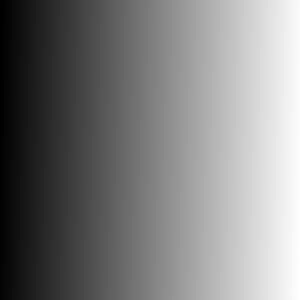
#> input picture gradient.png, 300 x 300 px
$ python 'Threshold functions.py'
#> lines starting #> are read from the running program, lines starting #| are printed output that depends on the picture; after the words box and inside, x2 and y2 are one past the last pixel; in counts of white or black regions, pixels touching at a corner belong together
import cv2
import numpy
from matplotlib import pyplot as plt

img = cv2.imread('gradient.png') #read the image
#> img is the input picture: shape (300, 300, 3); mean B, G, R 126.5, 126.5, 126.5
img = cv2.cvtColor(img,cv2.COLOR_BGR2RGB)
gray = cv2.cvtColor(img, cv2.COLOR_RGB2GRAY)


def thresh_binary(T1, image1): # we make our own function
#> called with T1 = 127
    copy1 = numpy.array(image1)  # we create the copy of our image
    length = copy1.shape[0]    #this gives the no of rows
#> length = 300
    width = copy1.shape[1]     #this gives the no of columns
#> width = 300
    for y in range(0,length):   # for the yth row in all the rows
        for x in range(0, width ): # for the xth row in all the columns
            if copy1[y,x] >=T1:     # copy[y,x] = one pixel this basically compares all the pixel values with threshold
                copy1[y, x] = 255    # if pixel value greater than thresh  than make  it white
            else:
                copy1[y,x] = 0   # less than tresh make it dark
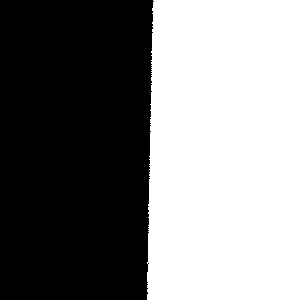
#> copy1: shape (300, 300); 50% white; 1 black region, box (x1, y1, x2, y2) and area: (0, 0, 154, 300) 44979
    return copy1

def thresh_binary_inverse(T1, image1):
#> called with T1 = 127
    copy1 = numpy.array(image1)
    length = copy1.shape[0]
#> length = 300
    width = copy1.shape[1]
#> width = 300
    for y in range(0,length):
        for x in range(0, width ):
            if copy1[y,x] >=T1:     # copy[y,x] = one pixel this basically compares all the pixel values with threshold
                copy1[y, x] = 0    # if pixel value greater than thresh  than make  it dark
            else:
                copy1[y,x] = 255  # less than tresh make it light
    return copy1

def thresh_trunc(T2, image2):
#> called with T2 = 127
    copy2 = numpy.array(image2)
    length = copy2.shape[0]
#> length = 300
    width = copy2.shape[1]
#> width = 300
    for y in range(0, length):
        for x in range(0, width):
            if copy2[y,x] >=T2:
                copy2[y,x] = T2 # make the pixel value same as tresh
            else:
                copy2[y,x] =copy2[y,x]  # let the pixel value remain the same
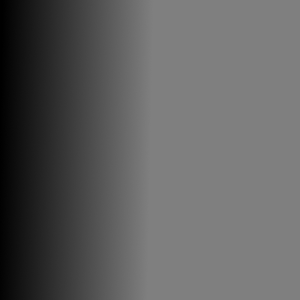
#> copy2: shape (300, 300); min 0, max 127, mean 95.2
    return copy2


tresh_binary = thresh_binary(127,gray)
tresh_binary_inverse = thresh_binary_inverse(127, gray)
thresh_trunc = thresh_trunc(127,gray)
titles =['original image','tresh_binary','thresh_binary_inverse', 'tresh_trunc']
images =[gray,tresh_binary, tresh_binary_inverse,thresh_trunc]

for i in range(4):
    plt.subplot(2,2, i+1)
    plt.xticks([]), plt.yticks([])
    plt.imshow(images[i], 'gray')
    plt.title(titles[i])

plt.show()
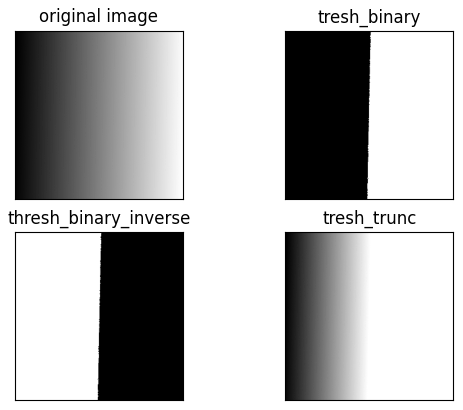
#> figure drawn by matplotlib, 4 panels
